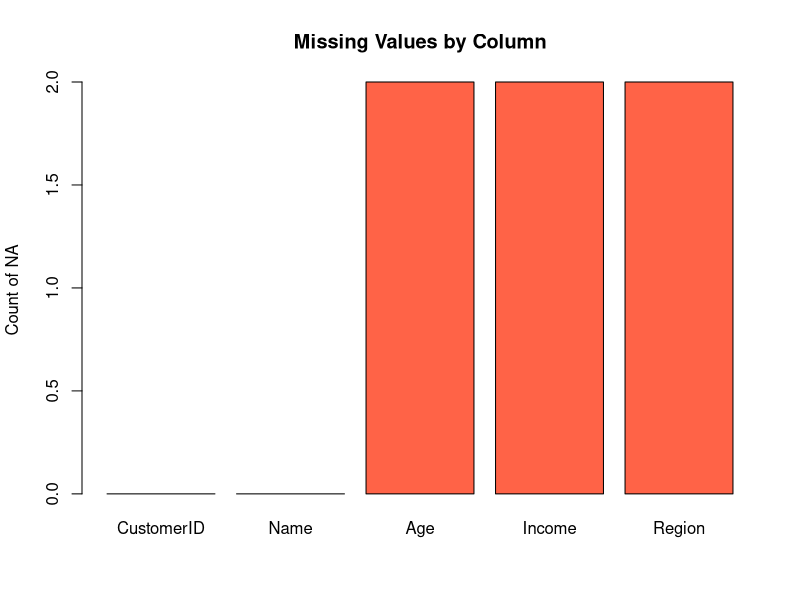
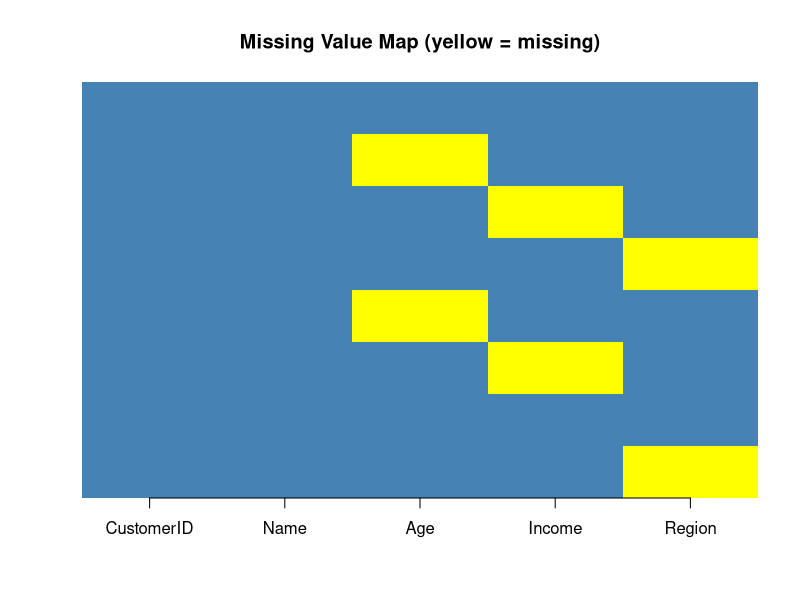
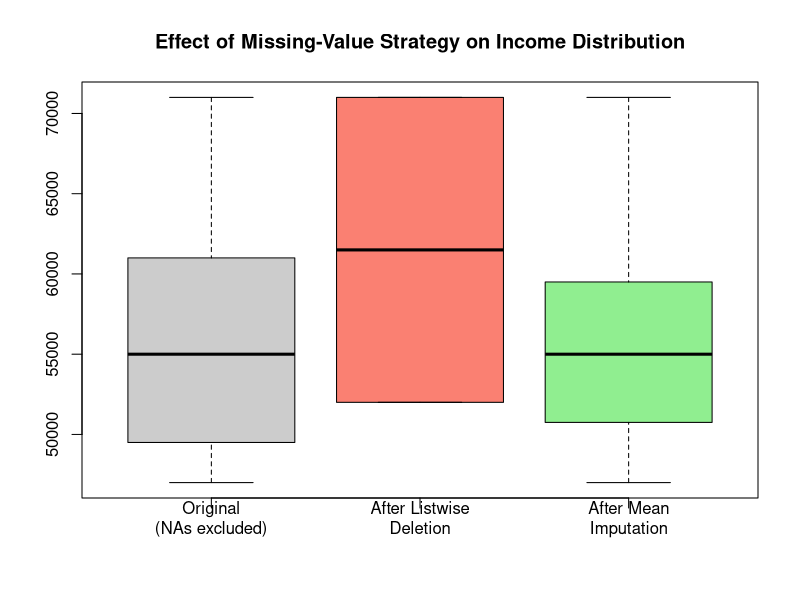

Generate these figures, in order, with R:

# install.packages("dplyr")
# install.packages("tidyr")
library(dplyr)
library(tidyr)

customer_df <- data.frame(
  CustomerID = 1:8,
  Name = c("Alice", "Bob", "Carol", "Dan", "Eve", "Frank", "Grace", "Hank"),
  Age = c(34, NA, 29, 41, NA, 38, 45, 31),
  Income = c(52000, 61000, NA, 58000, 47000, NA, 71000, 49500),
  Region = c("North", "South", "North", NA, "East", "South", "North", NA),
  stringsAsFactors = FALSE
)

## ===========================================================
## PART 1: DETECTING AND VISUALIZING MISSING VALUES
## ===========================================================

# count NAs per column - the numeric summary
na_counts <- colSums(is.na(customer_df))
print(na_counts)

# --- chart: bar chart of missing-value counts per column ---
barplot(na_counts, col = "tomato",
        main = "Missing Values by Column", ylab = "Count of NA")

# --- chart: a simple heatmap-style grid showing WHICH cells are missing ---
# (TRUE/FALSE turned into a matrix of 1s/0s so image() can plot it)
na_matrix <- as.matrix(is.na(customer_df)) * 1
image(t(na_matrix[nrow(na_matrix):1, ]), axes = FALSE,
      main = "Missing Value Map (yellow = missing)", col = c("steelblue", "yellow"))
axis(1, at = seq(0, 1, length.out = ncol(customer_df)), labels = colnames(customer_df))

## ===========================================================
## PART 2: HANDLING MISSING VALUES
## ===========================================================
## There is no single "correct" way to handle missing data - the right
## choice depends on how much is missing, why it's missing, and what
## the data will be used for. Below are the main strategies, roughly
## in order from simplest/most aggressive to most careful.

# --- Strategy 1: Listwise deletion - drop any ROW with an NA anywhere ---
# Simplest option. Safe when only a few rows are affected, but wastes
# an entire row's worth of good data (e.g. Name, Region) just because
# ONE column (e.g. Age) was missing.
customer_complete <- na.omit(customer_df)
# equivalently with dplyr:
customer_complete <- customer_df %>% filter(complete.cases(.))
cat("Rows before:", nrow(customer_df), " | after listwise deletion:", nrow(customer_complete), "\n")

# --- Strategy 2: Column deletion - drop a COLUMN if too much of it is missing ---
# Appropriate when a column is so sparse it can't be reliably used or
# imputed - e.g. drop any column missing more than 40% of its values.
missing_share <- colMeans(is.na(customer_df))
cols_to_drop <- names(missing_share[missing_share > 0.4])
customer_dropcols <- customer_df %>% select(-all_of(cols_to_drop))
print(missing_share)

# --- Strategy 3: Mean/median imputation (numeric columns) ---
# Fills NAs with the column's average instead of discarding the row.
# Keeps all rows, but artificially reduces variance and can distort
# relationships involving that variable - reasonable for a small share
# of missing values, risky if a large share is missing.
customer_imputed <- customer_df %>%
  mutate(Age = ifelse(is.na(Age), mean(Age, na.rm = TRUE), Age),
         Income = ifelse(is.na(Income), median(Income, na.rm = TRUE), Income))
print(customer_imputed)

# --- Strategy 4: Mode imputation (categorical columns) ---
# The numeric mean doesn't apply to a category like Region - use the
# most FREQUENT category instead.
get_mode <- function(x) {
  freq_table <- table(x)
  names(freq_table)[which.max(freq_table)]
}
customer_imputed <- customer_imputed %>%
  mutate(Region = ifelse(is.na(Region), get_mode(Region), Region))
print(customer_imputed)

# --- Strategy 5: coalesce() - fill with a specific fallback value ---
# Useful when missing has a natural default, e.g. treating a missing
# "Region" as "Unknown" rather than guessing a value at all.
customer_df %>%
  mutate(Region = coalesce(Region, "Unknown"))

# --- Strategy 6: fill() - forward/backward fill for ordered/sequential data ---
# Appropriate for data with a natural order (time series, sorted logs)
# where the last known value is a reasonable stand-in - NOT appropriate
# for unordered data like this customer table, shown here for contrast.
daily_readings <- data.frame(
  Day = 1:6,
  Temperature = c(72, NA, NA, 75, 77, NA)
)
daily_readings %>% fill(Temperature, .direction = "down")  # carries the last value forward

# --- Strategy 7: flag that a value was imputed ---
# Imputing silently can hide how much of the "data" is actually a guess.
# Adding a companion indicator column preserves that information for
# later analysis (e.g. to see if imputed rows behave differently).
customer_flagged <- customer_df %>%
  mutate(Age_was_missing = is.na(Age),
         Age = ifelse(is.na(Age), mean(Age, na.rm = TRUE), Age))
print(customer_flagged)

## A more advanced option worth knowing about: model-based imputation
## (e.g. the `mice` or `VIM` packages) predicts each missing value from
## the OTHER columns instead of using a single overall mean - more
## accurate, but adds real complexity and is usually reserved for
## datasets where missingness is substantial and simple imputation
## would meaningfully bias the analysis.

# --- chart: compare the Income distribution across the different
# strategies, to see how each one changes the data ---
income_original <- customer_df$Income[!is.na(customer_df$Income)]
income_deleted <- customer_complete$Income
income_imputed <- customer_imputed$Income

boxplot(income_original, income_deleted, income_imputed,
        names = c("Original\n(NAs excluded)", "After Listwise\nDeletion", "After Mean\nImputation"),
        col = c("gray80", "salmon", "lightgreen"),
        main = "Effect of Missing-Value Strategy on Income Distribution")
